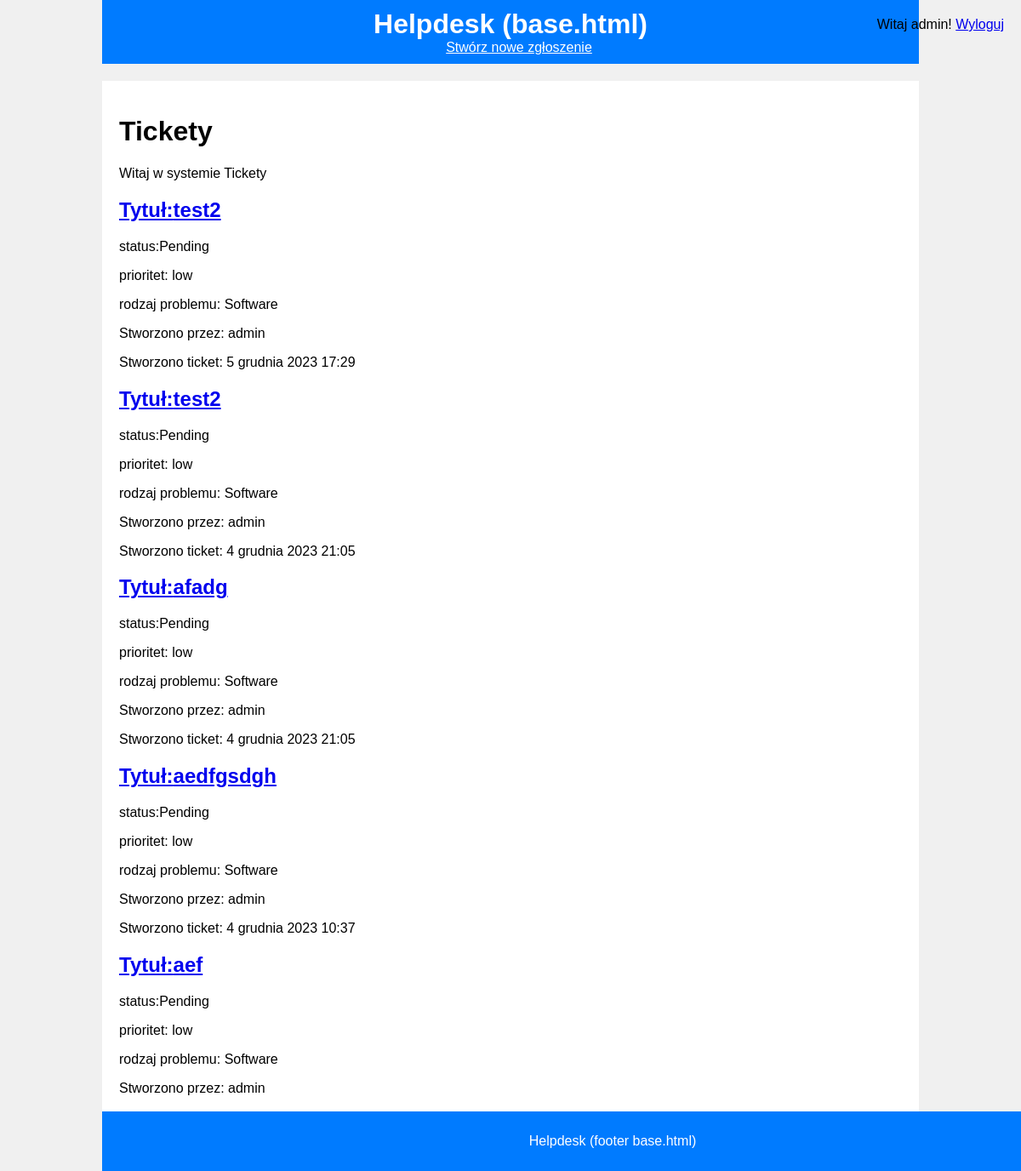
Page /helpdeskapp/ticket_list/ (signed in) on the committed database.
### helpdeskapp/models.py (models this page shows, shortened)
class Ticket(models.Model):
    STATUS_CHOICES = (
        ('Pending', 'Pending'),
        ('In Progress', 'In Progress'),
        ('Completed', 'Completed'),
    )
    STATUS_CHOICES2 = (
        ('low', 'low'),
        ('mid', 'mid'),
        ('high', 'high'),
    )
    STATUS_CHOICES3 = (
        ('Software', 'Software'),
        ('Hardware', 'Hardware'),
        ('Network', 'Network'),
        ('Other', 'Other')
    )
    title = models.CharField(max_length=100)
    description = models.TextField()
    status = models.CharField(max_length=100, choices=STATUS_CHOICES, default='Pending')
    priority = models.CharField(max_length=100, choices=STATUS_CHOICES2, default='low')
    request_type = models.CharField(max_length=100, choices=STATUS_CHOICES3, default='Software')
    created_at = models.DateTimeField(auto_now_add=True)
    assigned_to = models.ForeignKey(ITuser, on_delete=models.CASCADE, related_name='ticket_assigned_to', null=True, blank=True)
    updated_at = models.DateTimeField(auto_now=True)
    created_by = models.ForeignKey(User, on_delete=models.CASCADE, related_name='ticket_created_by')
    objects = models.Manager() # default manager
    published = PublishedManager() # custom manager
    slug = models.SlugField(unique=True, default='default-slug')
    class Meta:
        ordering = ['-created_at']
    def get_absolute_url(self):
        return reverse('helpdeskapp:ticket_detail', args=[self.slug])

### helpdeskapp/views.py (the view)
# urls.py: path('ticket_list/', views.ticket_list, name='ticket_list'),
@login_required
def ticket_list(request):
    tickets = Ticket.published.all()
    paginator = Paginator(tickets, 5)
    page = request.GET.get('page')
    try:
        tickets = paginator.page(page)
    except PageNotAnInteger:
        tickets = paginator.page(1)
    except EmptyPage:
        tickets = paginator.page(paginator.num_pages)
    return render(request, 'helpdeskapp/tickets/ticket_list.html', {'page': page, 'tickets': tickets})

### helpdeskapp/models.py (called while the page is built)
    def get_queryset(self):
        return super(PublishedManager, self).get_queryset().filter(status='Pending')

### helpdeskapp/templates/helpdeskapp/tickets/ticket_list.html (shortened to what this page needs)
{% extends "helpdeskapp/base.html" %}
{% block content %}
    <h1>Tickety</h1>
    <p>Witaj w systemie Tickety</p>
    {% for ticket in tickets%}
        <h2><a href="{{ticket.get_absolute_url}}">Tytuł:{{ticket.title}}</h2></a>
        <p>status:{{ticket.status}}</p>
         <p>prioritet: {{ticket.priority}}</p>
        <p>rodzaj problemu: {{ticket.request_type}}</p>
        <p>Stworzono przez: {{ticket.created_by}}</p>
        <p>Stworzono ticket: {{ticket.created_at}}</p>
    {%endfor%}
    {%include "helpdeskapp/pagination.html" with page=tickets %}
{% endblock %}

### helpdeskapp/templates/helpdeskapp/base.html (shortened to what this page needs)
{% load static %}
<!DOCTYPE html>
<html lang="pl">
<head>
    <link href="{% static 'helpdeskapp/static/style.css' %}" rel="stylesheet">
</head>
<body>
    {%if request.user.is_authenticated%}
    <span class = "user">
        {%if request.user.is_authenticated%}
            Witaj {{request.user.username}}!
            <a href="{% url 'helpdeskapp:logout' %}">Wyloguj</a>
        {%else%}
            <a href="{% url 'helpdeskapp:login' %}">Zaloguj</a>
        {%endif%}
    </span>
    <div class="container">
        <div class="header">
            <h1>Helpdesk (base.html)</h1>
            <a href="{% url 'helpdeskapp:ticket_add' %}">Stwórz nowe zgłoszenie</a>
        </div>
        <div class="content">
            {% block content %}
            {% endblock %}
        </div>
        <div class="footer">
            <p>Helpdesk (footer base.html)</p>
        </div>
    </div>
    {%endif%}
</body>

### helpdeskapp/templates/helpdeskapp/pagination.html (shortened to what this page needs)
<div class="pagination">
    <span class="step-links">
    <span class="current">
    </span>
    {% if page.has_next %}
    <a href="?page={{ page.next_page_number }}">Następna</a>
    {% endif %}
    </span>
</div>

### helpdeskapp/static/style.css (style rules this page uses)
body { font-family: Arial, sans-serif; margin: 0; padding: 0; background-color: #f0f0f0; }
.container { width: 80%; margin: 0 auto; }
.header { background-color: #007BFF; color: white; padding: 10px 0; text-align: center; }
.header h1 { margin: 0; }
.header a { color: white; margin-left: 20px; }
.content { background-color: white; padding: 20px; margin-top: 20px; }
.footer { background-color: #007BFF; color: white; text-align: center; padding: 10px 0; position: fixed; bottom: 0; width: 100%; }
.user { position: fixed; right: 20px; top: 20px; }

### rows in the picture
Ticket: title "test2", status "Pending", priority "low", request_type "Software", created_by "admin", created_at "5 grudnia 2023 17:29"
Ticket: title "test2", status "Pending", priority "low", request_type "Software", created_by "admin", created_at "4 grudnia 2023 21:05"
Ticket: title "afadg", status "Pending", priority "low", request_type "Software", created_by "admin", created_at "4 grudnia 2023 21:05"
Ticket: title "aedfgsdgh", status "Pending", priority "low", request_type "Software", created_by "admin", created_at "4 grudnia 2023 10:37"
Ticket: title "aef", status "Pending", priority "low", request_type "Software", created_by "admin"

### other values in the picture
{{ request.user.username }} "admin"
